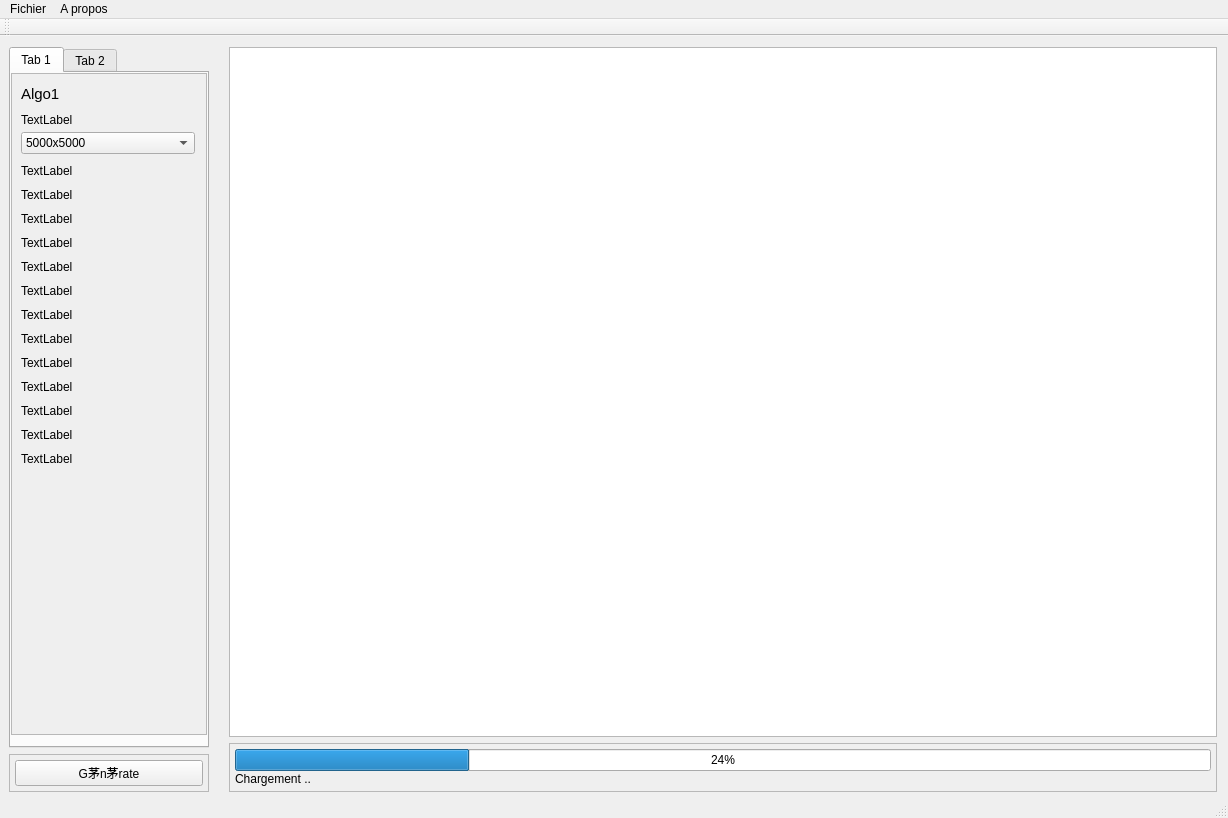
<?xml version="1.0" encoding="UTF-8"?>
<ui version="4.0">
 <class>ViewRootClass</class>
 <widget class="QMainWindow" name="ViewRootClass">
  <property name="geometry">
   <rect>
    <x>0</x>
    <y>0</y>
    <width>1228</width>
    <height>818</height>
   </rect>
  </property>
  <property name="windowTitle">
   <string>ViewRoot</string>
  </property>
  <property name="layoutDirection">
   <enum>Qt::LeftToRight</enum>
  </property>
  <widget class="QWidget" name="centralWidget">
   <property name="enabled">
    <bool>true</bool>
   </property>
   <property name="sizePolicy">
    <sizepolicy hsizetype="Maximum" vsizetype="Maximum">
     <horstretch>0</horstretch>
     <verstretch>0</verstretch>
    </sizepolicy>
   </property>
   <property name="contextMenuPolicy">
    <enum>Qt::DefaultContextMenu</enum>
   </property>
   <layout class="QHBoxLayout" name="horizontalLayout_2">
    <property name="leftMargin">
     <number>9</number>
    </property>
    <property name="bottomMargin">
     <number>4</number>
    </property>
    <item>
     <layout class="QHBoxLayout" name="horizontalLayout">
      <property name="spacing">
       <number>20</number>
      </property>
      <item>
       <widget class="QFrame" name="frame">
        <layout class="QVBoxLayout" name="verticalLayout">
         <property name="leftMargin">
          <number>0</number>
         </property>
         <property name="topMargin">
          <number>0</number>
         </property>
         <property name="rightMargin">
          <number>0</number>
         </property>
         <property name="bottomMargin">
          <number>0</number>
         </property>
         <item>
          <widget class="QTabWidget" name="tabWidget">
           <property name="enabled">
            <bool>true</bool>
           </property>
           <property name="sizePolicy">
            <sizepolicy hsizetype="Fixed" vsizetype="MinimumExpanding">
             <horstretch>0</horstretch>
             <verstretch>0</verstretch>
            </sizepolicy>
           </property>
           <property name="minimumSize">
            <size>
             <width>200</width>
             <height>0</height>
            </size>
           </property>
           <property name="autoFillBackground">
            <bool>true</bool>
           </property>
           <property name="currentIndex">
            <number>0</number>
           </property>
           <widget class="QWidget" name="tab">
            <property name="contextMenuPolicy">
             <enum>Qt::DefaultContextMenu</enum>
            </property>
            <property name="autoFillBackground">
             <bool>false</bool>
            </property>
            <attribute name="title">
             <string>Tab 1</string>
            </attribute>
            <layout class="QVBoxLayout" name="verticalLayout_6">
             <property name="leftMargin">
              <number>0</number>
             </property>
             <property name="topMargin">
              <number>0</number>
             </property>
             <property name="rightMargin">
              <number>0</number>
             </property>
             <item>
              <widget class="QScrollArea" name="scrollArea">
               <property name="widgetResizable">
                <bool>true</bool>
               </property>
               <widget class="QWidget" name="scrollAreaWidgetContents">
                <property name="geometry">
                 <rect>
                  <x>0</x>
                  <y>0</y>
                  <width>192</width>
                  <height>666</height>
                 </rect>
                </property>
                <layout class="QVBoxLayout" name="verticalLayout_7">
                 <property name="spacing">
                  <number>10</number>
                 </property>
                 <property name="leftMargin">
                  <number>9</number>
                 </property>
                 <item>
                  <widget class="QLabel" name="label_18">
                   <property name="font">
                    <font>
                     <pointsize>11</pointsize>
                    </font>
                   </property>
                   <property name="text">
                    <string>Algo1</string>
                   </property>
                  </widget>
                 </item>
                 <item>
                  <widget class="QWidget" name="widget" native="true">
                   <layout class="QVBoxLayout" name="verticalLayout_9">
                    <property name="spacing">
                     <number>5</number>
                    </property>
                    <property name="leftMargin">
                     <number>0</number>
                    </property>
                    <property name="topMargin">
                     <number>0</number>
                    </property>
                    <property name="rightMargin">
                     <number>0</number>
                    </property>
                    <property name="bottomMargin">
                     <number>0</number>
                    </property>
                    <item>
                     <widget class="QLabel" name="label_2">
                      <property name="text">
                       <string>TextLabel</string>
                      </property>
                     </widget>
                    </item>
                    <item>
                     <widget class="QComboBox" name="comboBox">
                      <item>
                       <property name="text">
                        <string>5000x5000</string>
                       </property>
                      </item>
                      <item>
                       <property name="text">
                        <string>10000x10000</string>
                       </property>
                      </item>
                     </widget>
                    </item>
                   </layout>
                  </widget>
                 </item>
                 <item>
                  <widget class="QLabel" name="label_5">
                   <property name="text">
                    <string>TextLabel</string>
                   </property>
                  </widget>
                 </item>
                 <item>
                  <widget class="QLabel" name="label_6">
                   <property name="text">
                    <string>TextLabel</string>
                   </property>
                  </widget>
                 </item>
                 <item>
                  <widget class="QLabel" name="label_7">
                   <property name="text">
                    <string>TextLabel</string>
                   </property>
                  </widget>
                 </item>
                 <item>
                  <widget class="QLabel" name="label_8">
                   <property name="text">
                    <string>TextLabel</string>
                   </property>
                  </widget>
                 </item>
                 <item>
                  <widget class="QLabel" name="label_9">
                   <property name="text">
                    <string>TextLabel</string>
                   </property>
                  </widget>
                 </item>
                 <item>
                  <widget class="QLabel" name="label_10">
                   <property name="text">
                    <string>TextLabel</string>
                   </property>
                  </widget>
                 </item>
                 <item>
                  <widget class="QLabel" name="label_11">
                   <property name="text">
                    <string>TextLabel</string>
                   </property>
                  </widget>
                 </item>
                 <item>
                  <widget class="QLabel" name="label_12">
                   <property name="text">
                    <string>TextLabel</string>
                   </property>
                  </widget>
                 </item>
                 <item>
                  <widget class="QLabel" name="label_13">
                   <property name="text">
                    <string>TextLabel</string>
                   </property>
                  </widget>
                 </item>
                 <item>
                  <widget class="QLabel" name="label_14">
                   <property name="text">
                    <string>TextLabel</string>
                   </property>
                  </widget>
                 </item>
                 <item>
                  <widget class="QLabel" name="label_15">
                   <property name="text">
                    <string>TextLabel</string>
                   </property>
                  </widget>
                 </item>
                 <item>
                  <widget class="QLabel" name="label_16">
                   <property name="text">
                    <string>TextLabel</string>
                   </property>
                  </widget>
                 </item>
                 <item>
                  <widget class="QLabel" name="label_17">
                   <property name="text">
                    <string>TextLabel</string>
                   </property>
                  </widget>
                 </item>
                 <item>
                  <spacer name="verticalSpacer">
                   <property name="orientation">
                    <enum>Qt::Vertical</enum>
                   </property>
                   <property name="sizeHint" stdset="0">
                    <size>
                     <width>20</width>
                     <height>40</height>
                    </size>
                   </property>
                  </spacer>
                 </item>
                </layout>
               </widget>
              </widget>
             </item>
            </layout>
           </widget>
           <widget class="QWidget" name="tab_2">
            <attribute name="title">
             <string>Tab 2</string>
            </attribute>
           </widget>
          </widget>
         </item>
         <item>
          <widget class="QFrame" name="frame">
           <property name="autoFillBackground">
            <bool>true</bool>
           </property>
           <property name="frameShape">
            <enum>QFrame::StyledPanel</enum>
           </property>
           <property name="frameShadow">
            <enum>QFrame::Plain</enum>
           </property>
           <layout class="QVBoxLayout" name="verticalLayout_4">
            <property name="sizeConstraint">
             <enum>QLayout::SetDefaultConstraint</enum>
            </property>
            <property name="leftMargin">
             <number>5</number>
            </property>
            <property name="topMargin">
             <number>5</number>
            </property>
            <property name="rightMargin">
             <number>5</number>
            </property>
            <property name="bottomMargin">
             <number>5</number>
            </property>
            <item>
             <widget class="QPushButton" name="pushButton">
              <property name="sizePolicy">
               <sizepolicy hsizetype="Minimum" vsizetype="Fixed">
                <horstretch>0</horstretch>
                <verstretch>0</verstretch>
               </sizepolicy>
              </property>
              <property name="text">
               <string>G茅n茅rate</string>
              </property>
             </widget>
            </item>
           </layout>
          </widget>
         </item>
        </layout>
       </widget>
      </item>
      <item>
       <widget class="QFrame" name="frame">
        <layout class="QVBoxLayout" name="verticalLayout_2">
         <property name="leftMargin">
          <number>0</number>
         </property>
         <property name="topMargin">
          <number>0</number>
         </property>
         <property name="rightMargin">
          <number>0</number>
         </property>
         <property name="bottomMargin">
          <number>0</number>
         </property>
         <item>
          <widget class="QGraphicsView" name="graphicsView"/>
         </item>
         <item>
          <widget class="QFrame" name="frame_2">
           <property name="autoFillBackground">
            <bool>true</bool>
           </property>
           <property name="frameShape">
            <enum>QFrame::StyledPanel</enum>
           </property>
           <property name="frameShadow">
            <enum>QFrame::Plain</enum>
           </property>
           <layout class="QVBoxLayout" name="verticalLayout_5">
            <property name="spacing">
             <number>1</number>
            </property>
            <property name="leftMargin">
             <number>5</number>
            </property>
            <property name="topMargin">
             <number>5</number>
            </property>
            <property name="rightMargin">
             <number>5</number>
            </property>
            <property name="bottomMargin">
             <number>5</number>
            </property>
            <item>
             <widget class="QProgressBar" name="progressBar">
              <property name="sizePolicy">
               <sizepolicy hsizetype="Expanding" vsizetype="Fixed">
                <horstretch>0</horstretch>
                <verstretch>0</verstretch>
               </sizepolicy>
              </property>
              <property name="font">
               <font>
                <pointsize>9</pointsize>
               </font>
              </property>
              <property name="value">
               <number>24</number>
              </property>
             </widget>
            </item>
            <item>
             <widget class="QLabel" name="label">
              <property name="sizePolicy">
               <sizepolicy hsizetype="Preferred" vsizetype="Maximum">
                <horstretch>0</horstretch>
                <verstretch>0</verstretch>
               </sizepolicy>
              </property>
              <property name="text">
               <string>Chargement ..</string>
              </property>
             </widget>
            </item>
           </layout>
          </widget>
         </item>
        </layout>
       </widget>
      </item>
     </layout>
    </item>
   </layout>
  </widget>
  <widget class="QMenuBar" name="menuBar">
   <property name="geometry">
    <rect>
     <x>0</x>
     <y>0</y>
     <width>1228</width>
     <height>22</height>
    </rect>
   </property>
   <widget class="QMenu" name="menusfas">
    <property name="title">
     <string>Fichier</string>
    </property>
    <property name="toolTipsVisible">
     <bool>false</bool>
    </property>
    <addaction name="actionSauvegarder"/>
    <addaction name="actionCharger"/>
    <addaction name="actionQuiter"/>
   </widget>
   <widget class="QMenu" name="menuA_propos">
    <property name="tearOffEnabled">
     <bool>false</bool>
    </property>
    <property name="title">
     <string>A propos</string>
    </property>
    <property name="separatorsCollapsible">
     <bool>false</bool>
    </property>
    <property name="toolTipsVisible">
     <bool>false</bool>
    </property>
    <addaction name="actionVoir"/>
   </widget>
   <addaction name="menusfas"/>
   <addaction name="menuA_propos"/>
  </widget>
  <widget class="QToolBar" name="mainToolBar">
   <attribute name="toolBarArea">
    <enum>TopToolBarArea</enum>
   </attribute>
   <attribute name="toolBarBreak">
    <bool>false</bool>
   </attribute>
  </widget>
  <widget class="QStatusBar" name="statusBar"/>
  <action name="actionSauvegarder">
   <property name="text">
    <string>Sauvegarder</string>
   </property>
   <property name="iconVisibleInMenu">
    <bool>true</bool>
   </property>
  </action>
  <action name="actionCharger">
   <property name="checkable">
    <bool>false</bool>
   </property>
   <property name="text">
    <string>Charger</string>
   </property>
   <property name="iconVisibleInMenu">
    <bool>true</bool>
   </property>
  </action>
  <action name="actionQuiter">
   <property name="text">
    <string>Quiter</string>
   </property>
   <property name="iconVisibleInMenu">
    <bool>true</bool>
   </property>
  </action>
  <action name="actionVoir">
   <property name="text">
    <string>Voir</string>
   </property>
  </action>
 </widget>
 <layoutdefault spacing="6" margin="11"/>
 <resources>
  <include location="ViewRoot.qrc"/>
 </resources>
 <connections>
  <connection>
   <sender>pushButton</sender>
   <signal>clicked()</signal>
   <receiver>ViewRootClass</receiver>
   <slot>slot1()</slot>
   <hints>
    <hint type="sourcelabel">
     <x>188</x>
     <y>776</y>
    </hint>
    <hint type="destinationlabel">
     <x>220</x>
     <y>677</y>
    </hint>
   </hints>
  </connection>
 </connections>
 <slots>
  <slot>slot1()</slot>
 </slots>
</ui>
